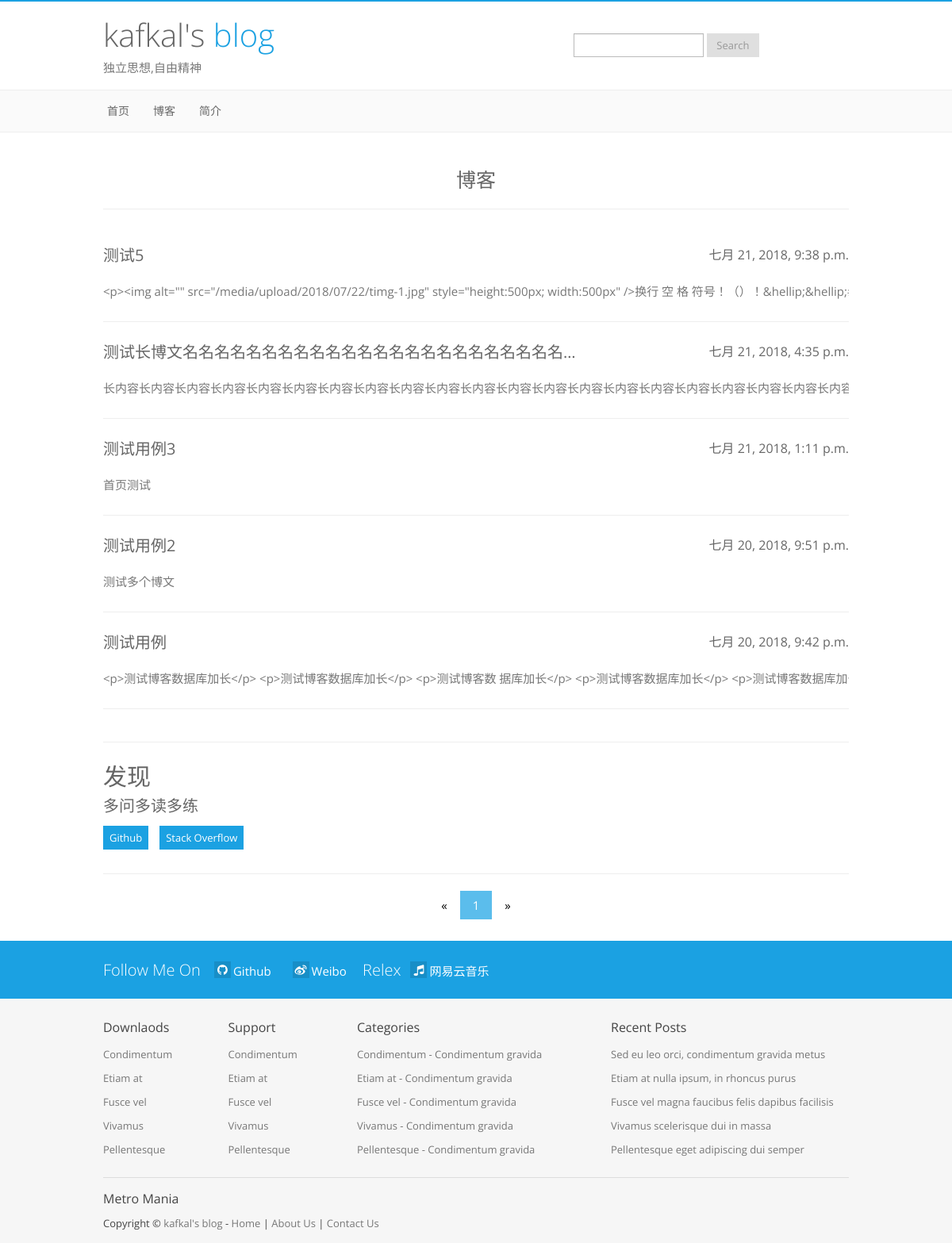
/blog/list/1/, run on an earlier commit of the app's database.
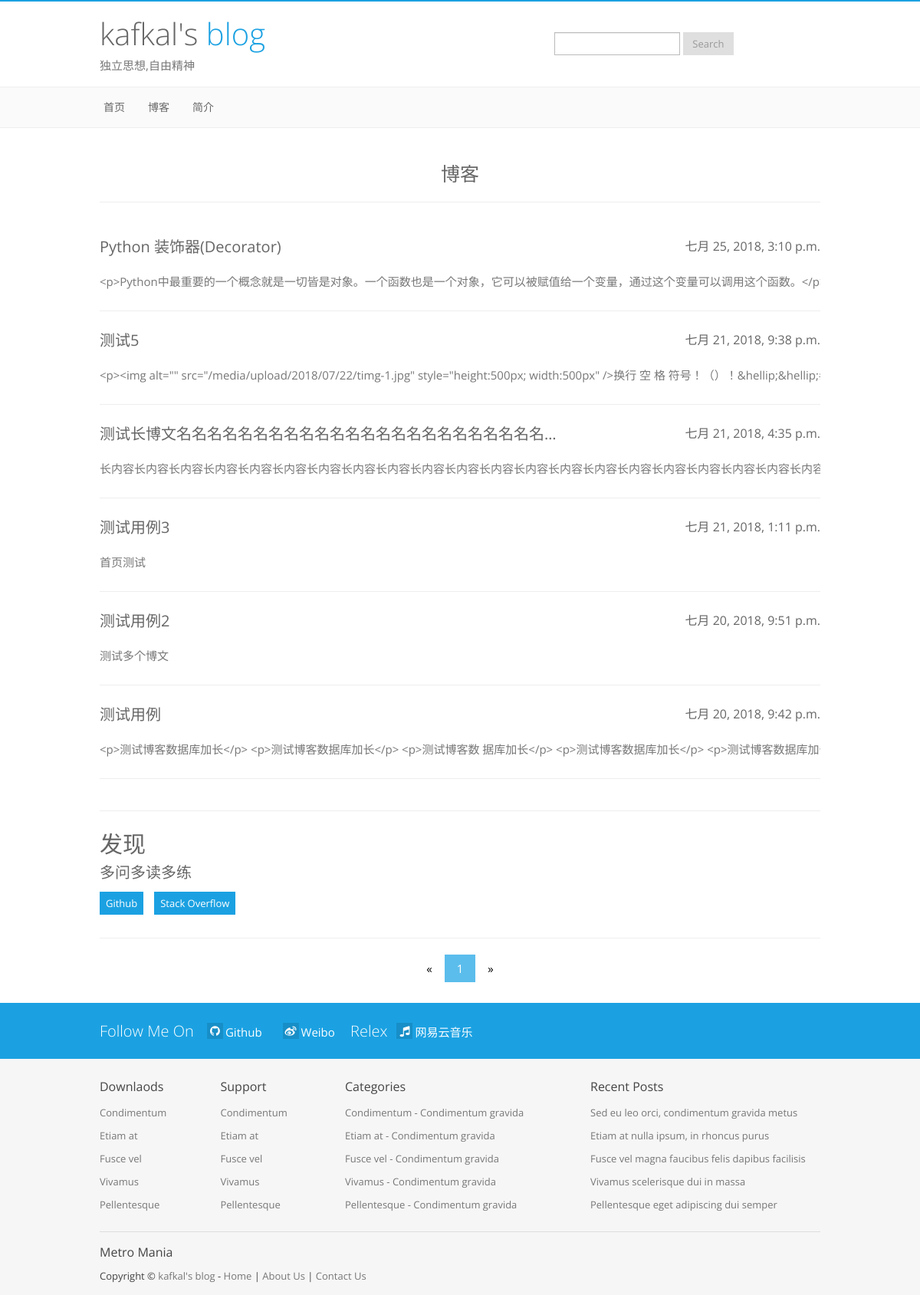
And on a later commit of the database.
### blog/models.py (models this page shows, shortened)
class BlogsPost(models.Model):
    title = models.CharField(max_length=150)  #博客标题
    text = RichTextUploadingField(config_name="博客正文")                 #博客正文
    date = models.DateTimeField()             #发布时间
    keywords = models.TextField(default='')             #关键词

### blog/views.py (the view)
# urls.py: path('list/<int:page>/',views.BlogList,name='list'),
def BlogList(request,page):
    blog_list = BlogsPost.objects.order_by('-date')
    blognum = list(range(1, (BlogsPost.objects.count()// 11 ) + 2))  # 每10篇博客分一页
    return render(request, 'blog/index.html', {'blog_list': blog_list, 'blog_num': blognum,'page':page})

### blog/templates/blog/index.html (shortened to what the changed rows need)
{% load static %}
{% load spacify %}
<!DOCTYPE html>
<html lang="en">
<head>
  <link rel="stylesheet" href="https://cdn.bootcss.com/font-awesome/4.7.0/css/font-awesome.css">
  <link href="{% static 'index/style/bootstrap.css' %}" rel="stylesheet" />
  <link href="{% static 'index/style/prettyPhoto.css' %}" rel="stylesheet"/>
  <link rel="stylesheet" href="{% static 'index/style/slider.css' %}" />
  <link rel="stylesheet" href="{% static 'index/style/flexslider.css' %}" />
  <link href="{% static 'index/style/style.css' %}" rel="stylesheet" />
  <link href="{% static 'index/style/lblue.css' %}" rel="stylesheet" />
  <link href="{% static 'index/style/bootstrap-responsive.css' %}" rel="stylesheet" />
<meta http-equiv="Content-Type" content="text/html; charset=utf-8" /></head>
<body>
<header>
  <div class="container">
    <div class="row">
      <div class="span6">
        <div class="logo">
          <h1><a href="#">kafkal's <span class="color">blog</span></a></h1>
        </div>
      </div>
    </div>
  </div>
</header>
<div class="content">
  <div class="container">
    <div class="row center">
      <div class="span12">
        <div class="bor"></div>
        <h4>博客</h4>
        <hr />
        <div class="bor"></div>
          {% for blog in blog_list %}
              <div style="height: 50px;weight:100%;"><a href="{% url 'blog:detail' blog.id %}"><h5 style="float: left" class="titletext">{{ blog.title }}</h5><h6 style="float: right">{{ blog.date }}</h6></a></div>
              <div style="height: 30px;weight:100%;" class="hid"><a href="{% url 'blog:detail' blog.id %}" style="color: #777777;float: left" class="hid">{{ blog.text }}</a></div>
              <hr />
          {% endfor %}
      </div>
    </div>
  <div style="text-align: center">
    <ul class="pagination">
        {% for i in blog_num %}
            {% ifequal i page %}
                <li><a class="activeli" href="{% url 'blog:list' i %}">{{ i }}</a></li>
            {% else %}
                <li><a href="{% url 'blog:list' i %}">{{ i }}</a></li>
            {% endifequal %}
        {% endfor %}
    </ul>
  </div>
</div>
</div>
</body>
</html>

What changed in the data, as far as the page shows it:
added BlogsPost: title "Python 装饰器(Decorator)", date "七月 25, 2018, 3:10 p.m.", text "<p>Python中最重要的一个概念就是一切皆是对象。一个函数也是一个对象，它可以被赋值给一个变量，通过这个变量可以调用这个函数。<…"
